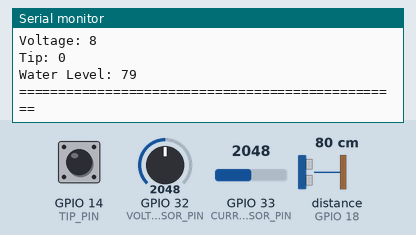
Simulated run of this sketch. Board: ESP32. Parts: the last lines printed to the serial monitor. Wiring (inferred from the names in the program): ultrasonic range finder: trigger GPIO 5; echo GPIO 18. The inputs (shaded band) are chosen by the test bench; at power-on: distance to the obstacle (sensor on GPIO 18) 80 cm, GPIO 32 (VOLTAGE_SENSOR_PIN) = 2048, GPIO 33 (CURRENT_SENSOR_PIN) = 2048, GPIO 14 (TIP_PIN) HIGH. The echo pulse lasts 58.3 µs per cm; WiFi joins after 1.5 s; servers stay silent unless stated; the local clock reads 2024-03-15 10:24:30 at power-on unless the sketch sets it.

Above: at 2.7 s.
2.8 s: distance to the obstacle (sensor on GPIO 18) set to 2 cm
At 5.68 s:
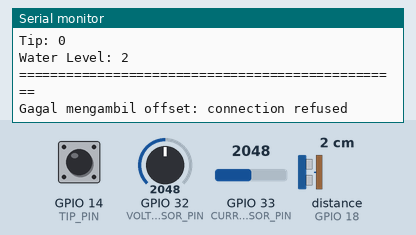
7.0 s: GPIO 32 (VOLTAGE_SENSOR_PIN) set to 2866
At 8.0 s:
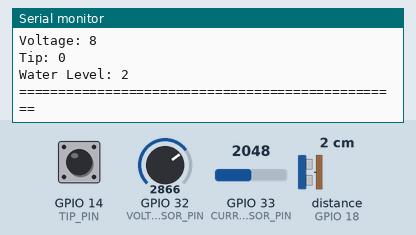
8.5 s: GPIO 33 (CURRENT_SENSOR_PIN) set to 2866
10.0 s: GPIO 14 (TIP_PIN) pulled LOW for 0.15 s
11.6 s: GPIO 14 (TIP_PIN) pulled LOW for 1 s
14.1 s: distance to the obstacle (sensor on GPIO 18) set to 4 cm
At 15.3 s:
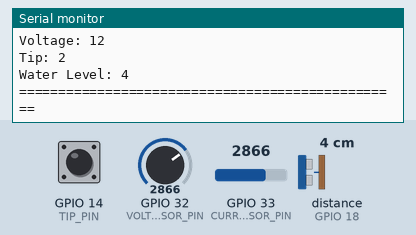
Timing chart, 0 to 16.6 s (numbered marks = the images above; inputs shaded):
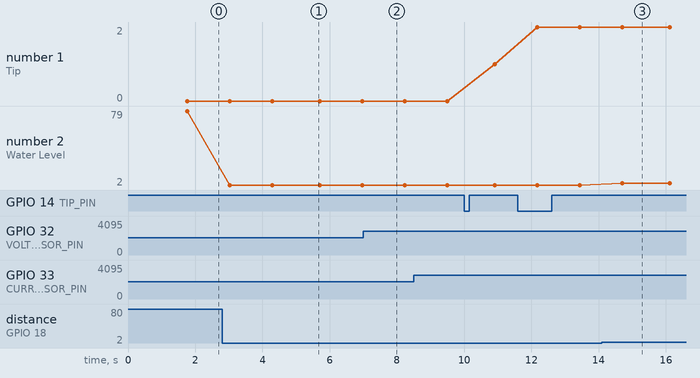

The sketch:

ESP32_Firebase_OOP.ino
```cpp
#include "FirebaseHandler.h"
#include "WiFiManager.h"
#include "SensorReader.h"
#include "TimeManager.h"

int lastTipDay = -1;
FirebaseHandler firebaseHandler;
TimeManager timeManager;
SensorReader sensorReader;
void setup() {
  Serial.begin(115200);
  sensorReader.begin();
  WiFiManager::connectWiFi();
  firebaseHandler.setupFirebase();
  timeManager.setupTime();
}
 // Simpan tanggal terakhir reset dalam format "YYYY-MM-DD"

void loop() {

  float avgCurrent = sensorReader.readAverageCurrent();
  int avgVoltage = sensorReader.readAverageVoltage();
  int avgTip = sensorReader.readAverageTip();
  int avgWtrLvl = sensorReader.readWaterLevel();
  int tips = sensorReader.getTipCount();
  // jumlah tipping total
  float mmPerTip = 0.70;
  float totalRainfall = tips * mmPerTip;  // konversi ke mm
  int roundedRainfall = int (totalRainfall) ;
  // int offset = firebaseHandler.offsetz
  // float fixwater = offset - avgWtrLvl;


  struct tm timeinfo;
  if (!getLocalTime(&timeinfo)) {
    Serial.println("Gagal mendapatkan waktu NTP");
    delay(1000);
    return;
  }

  // Reset tip harian jika hari berubah
  if (lastTipDay != timeinfo.tm_mday) {
    lastTipDay = timeinfo.tm_mday;
    sensorReader.resetTipCount();
    Serial.println("Tip count di-reset karena hari berganti.");
  }
  firebaseHandler.getOffsetFromFirestore();  // opsional: panggil hanya saat perlu
  firebaseHandler.sendPatchToFirestore(avgCurrent, avgVoltage, avgTip,avgWtrLvl,totalRainfall);
  firebaseHandler.sendCreateToFirestore(avgCurrent, avgVoltage, avgTip, avgWtrLvl,totalRainfall);

  // float distance = sensorReader.readWaterLevel();
  // Serial.print("Distance: ");
  // Serial.print(distance);
  // Serial.println(" cm");
  Serial.println("=================================================");
  // Serial.print("wtrfixx: "); Serial.println(fixwater);
  Serial.print("Tanggal: ");
  Serial.printf("%04d-%02d-%02d %02d:%02d:%02d\n",
                timeinfo.tm_year + 1900, timeinfo.tm_mon + 1, timeinfo.tm_mday,
                timeinfo.tm_hour, timeinfo.tm_min, timeinfo.tm_sec);
  Serial.print("Current: "); Serial.println(avgCurrent);
  Serial.print("Voltage: "); Serial.println(avgVoltage);
  Serial.print("Tip: "); Serial.println(tips);
  Serial.print("Water Level: "); Serial.println(avgWtrLvl);
  Serial.println("=================================================");

  delay(1000); // kirim data setiap 5 detik (atur sesuai kebutuhan)
}
```

FirebaseHandler.h
```cpp
#ifndef FIREBASE_HANDLER_H
#define FIREBASE_HANDLER_H
#include <Firebase_ESP_Client.h>
#include "addons/TokenHelper.h"
#include "addons/RTDBHelper.h"
#include <Arduino.h>
// #include <FirebaseJson.h>
#include "SensorReader.h"


class FirebaseHandler {
private:
  FirebaseData fbdo;
  FirebaseAuth auth;
  FirebaseConfig config;

  unsigned long lastPatchTime = 0;
  unsigned long lastCreateTime = 0;
  unsigned long lastOffsetTime = 0;
  unsigned long lastPatchTimeFull = 0;
  unsigned long lastPatchTimeTip = 0;
  unsigned long lastTipDay = 0;

  // // int lastTipDay = -1;
  // SensorReader* sensorReader = nullptr;


public:
  float offsetz = 0;
  float adjustedWaterLevel = 0 ;
  float avgCurrent =0;


  void setupFirebase() {
    config.api_key = "AIzaSyBaczNXGR500dEnhOM-vF_X6Nz9x7uYobk";
    auth.user.email = "aprilifiros04@gmail.com";
    auth.user.password = "1234567890";
    Firebase.reconnectWiFi(true);
    config.token_status_callback = tokenStatusCallback;
    Firebase.begin(&config, &auth);
    Serial.println("Waiting for Firebase...");
    unsigned long startMillis = millis();
    while (!Firebase.ready()) {
      Serial.print(".");
      delay(500);
      if (millis() - startMillis > 10000) break;
    }
    Serial.println("\nFirebase Ready!");
  }

  void getOffsetFromFirestore() {
  // Mengecek apakah Firebase siap dan jeda waktu sudah terpenuhi
  if (Firebase.ready() && millis() - lastOffsetTime >= 5000) {
    lastOffsetTime = millis();  // Update waktu terakhir pengambilan
    String path = "COBALAGI/z_offset";

    // Ambil dokumen dari Firestore
    if (Firebase.Firestore.getDocument(&fbdo, "coba-login-30bec", "", path.c_str(), "")) {
      FirebaseJson json;
      FirebaseJsonData result;

      // Parse payload JSON dari Firebase
      json.setJsonData(fbdo.payload());

      // Ambil nilai offset dari field "offset" bertipe integer
      if (json.get(result, "fields/offset/integerValue")) {
        offsetz = result.intValue;
        Serial.print("Offset diambil dari Firebase: ");
        Serial.println(offsetz);
      } else {
        Serial.println("Field offset tidak ditemukan atau format salah.");
      }
    } else {
      // Jika gagal mengambil dokumen
      Serial.print("Gagal mengambil offset: ");
      Serial.println(fbdo.errorReason());
    }
  }
}

void sendPatchToFirestore(float avgCurrent, int avgVoltage , int avgTip, int avgWtrLvl,float totalRainfall ) {
  int adjustedWaterLevel = avgWtrLvl - offsetz;

  // PATCH lengkap setiap 1 detik
  if (Firebase.ready() && millis() - lastPatchTimeFull >= 1000) {
    lastPatchTimeFull = millis();

    FirebaseJson json;
    json.set("fields/arus/doubleValue", String(avgCurrent,2));
    // json.set("fields/tip/integerValue", avgTip);
    json.set("fields/water/integerValue", adjustedWaterLevel);
    json.set("fields/tegangan/integerValue", avgVoltage);
    json.set("fields/tip/doubleValue", String(totalRainfall,2));

    if (Firebase.Firestore.patchDocument(&fbdo, "coba-login-30bec", "", "Cobaesp/data", json.raw(), "")) {
      Serial.println("PATCH (FULL) success");
    } else {
      Serial.println(fbdo.errorReason());
    }
  }
}


void sendCreateToFirestore(int avgCurrent, int avgVolatge , int avgTip, int avgWtrLvl,float totalRainfall) {
    if (Firebase.ready() && millis() - lastCreateTime >= 3600000) {
      lastCreateTime = millis();
      int adjustedWaterLevel = offsetz -avgWtrLvl ;
      time_t now;
      struct tm timeinfo;
      time(&now);
      localtime_r(&now, &timeinfo);

      char day[11], timeStr[9], docID[16];
      sprintf(day, "%04d-%02d-%02d", timeinfo.tm_year + 1900, timeinfo.tm_mon + 1, timeinfo.tm_mday);
      sprintf(timeStr, "%02d:%02d:%02d", timeinfo.tm_hour, timeinfo.tm_min, timeinfo.tm_sec);
      sprintf(docID, "%04d%02d%02d%02d%02d%02d", timeinfo.tm_year + 1900, timeinfo.tm_mon + 1,
              timeinfo.tm_mday, timeinfo.tm_hour, timeinfo.tm_min, timeinfo.tm_sec);

      FirebaseJson json;
      json.set("fields/arus/doubleValue", avgCurrent);
      json.set("fields/tip/integerValue", totalRainfall);
      json.set("fields/water/integerValue", adjustedWaterLevel);
      json.set("fields/tegangan/doubleValue",avgVolatge);
      json.set("fields/day/stringValue", day);
      json.set("fields/time/stringValue", timeStr);

      if (Firebase.Firestore.createDocument(&fbdo, "coba-login-30bec", "", "COBALAGI/pushData/list", docID, json.raw(), "")) {
        Serial.printf("CREATE success: %s %s\n", day, timeStr);
      } else {
        Serial.println(fbdo.errorReason());
      }
    }
  }
};

#endif
```

SensorReader.cpp
```cpp
#include "SensorReader.h"

volatile int SensorReader::tipCount = 0;
unsigned long SensorReader::lastInterruptTime = 0;

 // definisi instance global

SensorReader::SensorReader() {
  pinMode(TIP_PIN, INPUT_PULLUP);
  pinMode(TRIG_PIN, OUTPUT);    // FIXED
  pinMode(ECHO_PIN, INPUT);  }

void SensorReader::begin() {
     // FIXED
  attachInterrupt(digitalPinToInterrupt(TIP_PIN), tipISR, FALLING);
}


float SensorReader::readAverageCurrent() {
  const int numSamples = 10;
  float totalCurrent = 0;
  for (int i = 0; i < numSamples; i++) {
    int adc = analogRead(CURRENT_SENSOR_PIN);
    float voltage = adc * 3.299 / 4095.0;
    float current = (voltage - 1.444) / 0.185;
    totalCurrent += current;
    delay(10);
  }
  return totalCurrent / numSamples;
}

float SensorReader::readAverageVoltage() {
  int analogValue = analogRead(VOLTAGE_SENSOR_PIN);
  float voltage = (analogValue * 3.3) / 4095;
  return (voltage * 5.0) + 0.7;
}

float SensorReader::readAverageTip() {
  noInterrupts();
  int tips = tipCount;
  // tipCount = 0;
  interrupts();

  const float mmPerTip = 0.70;
  return tips * mmPerTip;
}

void SensorReader::handleTip() {
  unsigned long currentTime = millis();
  if (currentTime - lastInterruptTime > 200) {
    tipCount++;
    lastInterruptTime = currentTime;
  }
}
void SensorReader::resetTipCount() {
  noInterrupts();
  tipCount = 0;
  interrupts();
}
int SensorReader::getTipCount() {
  noInterrupts();
  int tips = tipCount;
  interrupts();
  return tips;
}
float SensorReader::readWaterLevel() {
  digitalWrite(TRIG_PIN, LOW);
  delayMicroseconds(2);
  digitalWrite(TRIG_PIN, HIGH);
  delayMicroseconds(10);
  digitalWrite(TRIG_PIN, LOW);

  long duration = pulseIn(ECHO_PIN, HIGH);
  return duration * 0.0343 / 2;
}

void IRAM_ATTR SensorReader::tipISR() {
  sensorReader.handleTip();  // panggil handler dari instance global
}
```

SensorReader.h
```cpp
#ifndef SENSOR_READER_H
#define SENSOR_READER_H

#include <Arduino.h>

#define VOLTAGE_SENSOR_PIN 32
#define CURRENT_SENSOR_PIN 33
#define TRIG_PIN 5
#define ECHO_PIN 18
#define TIP_PIN 14

class SensorReader {
public:
  SensorReader();

  void begin();
  float readAverageCurrent();
  float readAverageVoltage();
  float readAverageTip();
  float readWaterLevel();
  void handleTip();
  void resetTipCount();
  int getTipCount();

  static void IRAM_ATTR tipISR();  // static ISR

private:
  static volatile int tipCount;
  static unsigned long lastInterruptTime;

};
extern SensorReader sensorReader;

  // deklarasi instance global

#endif
```

TimeManager.h
```cpp
#ifndef TIME_MANAGER_H
#define TIME_MANAGER_H

#include <time.h>

class TimeManager {
public:
  void setupTime() {
    configTime(25200, 0, "pool.ntp.org");
  }
};

#endif
```

WiFiManager.h
```cpp
#ifndef WIFI_MANAGER_H
#define WIFI_MANAGER_H

#include <WiFi.h>

class WiFiManager {
public:
  static void connectWiFi() {
    WiFi.begin("MyPublicWiFi", "12345678");
    Serial.print("Connecting to WiFi");
    while (WiFi.status() != WL_CONNECTED) {
      Serial.print(".");
      delay(300);
    }
    Serial.println("\nConnected to WiFi!");
  }
};

#endif
```

Measured:
- after the input at 2.8 s, the serial monitor: prints a new line after 0.23 s (image 1)
- after the input at 14.1 s, the serial monitor: prints a new line after 0.61 s (image 3)
- plotted number 1: 0 → 1 after the input at 10.0 s
- plotted number 2: 79 → 2 after the input at 2.8 s, 2 → 4 after the input at 14.1 s
